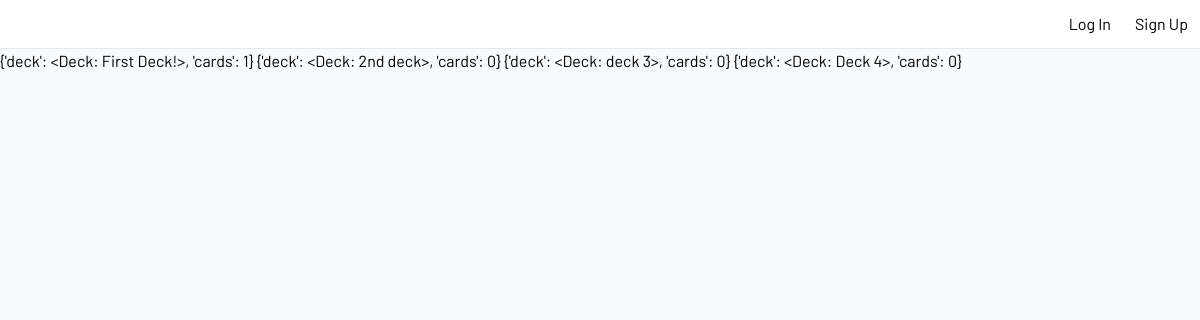
The page / on the database its author committed.
### frontend/models.py (models this page shows)
class Deck(models.Model):
    user = models.ForeignKey(User, on_delete=models.CASCADE)
    title = models.CharField(max_length=64)
    description = models.TextField()
    cards = models.ManyToManyField('Card', blank=True, related_name="decks")
    date_created = models.DateTimeField(auto_now_add=True)
    date_edited = models.DateTimeField(auto_now_add=True)
    date_last_reviewed = models.DateTimeField(auto_now_add=True)
    def __str__(self):
        return self.title

### frontend/views.py (the view)
# urls.py: path("", views.index_view, name="index"),
def index_view(request):
    decks = Deck.objects.all()
    deck_list = []
    for deck in decks:
        cards = get_deck_review_cards(deck.pk)
        deck_obj = {'deck': deck, 'cards': len(cards)}
        deck_list.append(deck_obj)
    return render(request, 'frontend/index.html', {
        'deck_list': deck_list
    })

### frontend/models.py (called while the page is built)
    def get_review_date(self):
        return self.date_last_reviewed.date() + self.TIME_INTERVALS[self.review_interval_box]

### frontend/util.py (called while the page is built)
def get_deck_review_cards(pk):
    return [card for card in Card.objects.filter(decks__id=pk) if date.today() >= card.get_review_date()]

### frontend/templates/frontend/index.html (shortened to what this page needs)
{% extends "layout.html" %}
{% load static %}
{% block body %}
    {% for deck_obj in deck_list %}
        <a href="{% url 'deck_review' deck_obj.deck.id %}?new=True">{{ deck_obj }}</a>
    {% endfor %}
{% endblock %}

### rows shown on the page
Deck: title "{'deck': <Deck: First Deck!>, 'cards': 1}"
Deck: title "{'deck': <Deck: 2nd deck>, 'cards': 0}"
Deck: title "{'deck': <Deck: deck 3>, 'cards': 0}"
Deck: title "{'deck': <Deck: Deck 4>, 'cards': 0}"
